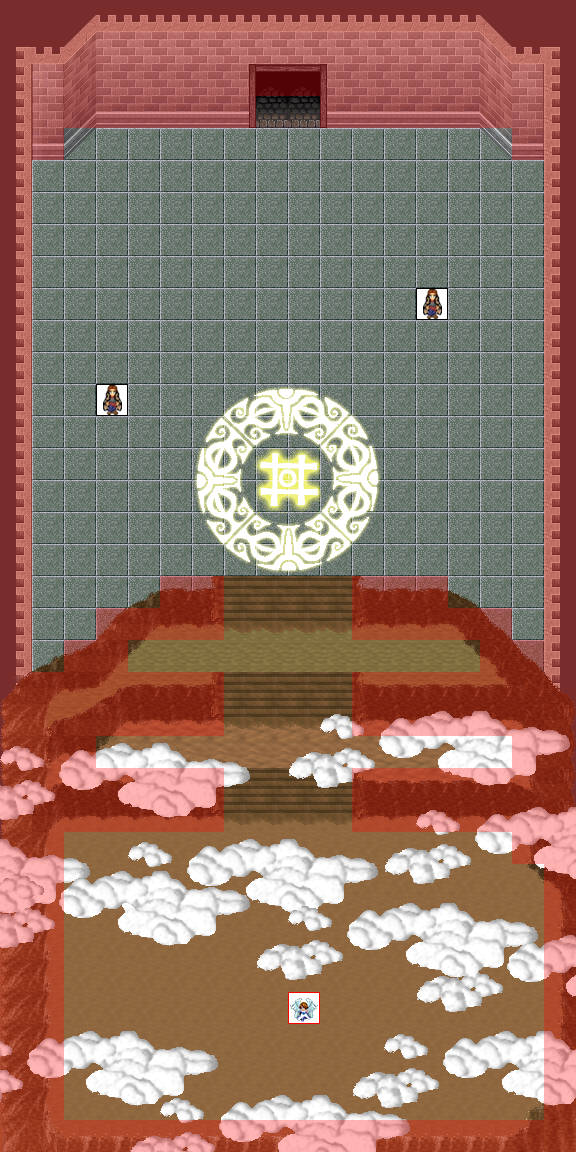

The image is a tile-based game level rendered from a .tmx file. Its description and source (layers, tilesets, objects; grid data summarised) follow:
An orthogonal 18x36 tile map with 32x32 px tiles, 7 tile layers (0_floor, 1_terrain, 2_object, 3_roof, ...), 1 hidden layer not drawn, 13 tilesets.

<map version="1.2" tiledversion="1.2.0" orientation="orthogonal" renderorder="right-down" width="18" height="36" tilewidth="32" tileheight="32" infinite="0" nextlayerid="65" nextobjectid="1">
 <tileset firstgid="1" name="kafelki_blyszczace" tilewidth="32" tileheight="32" tilecount="36" columns="6">
  <image source="../../tileset/pol/domki/podloga/kafelki_blyszczace.png" width="192" height="192" />
 </tileset>
 <tileset firstgid="37" name="kafelek" tilewidth="32" tileheight="32" tilecount="1" columns="1">
  <image source="../../tileset/pol/domki/podloga/kafelek.png" width="32" height="32" />
 </tileset>
 <tileset firstgid="38" name="kosciol_sciany" tilewidth="32" tileheight="32" tilecount="30" columns="5">
  <image source="../../tileset/pol/domki/kosciol_sciany.png" width="160" height="192" />
 </tileset>
 <tileset firstgid="68" name="kosciol_nawy" tilewidth="32" tileheight="32" tilecount="14" columns="2">
  <image source="../../tileset/pol/domki/kosciol_nawy.png" width="64" height="224" />
 </tileset>
 <tileset firstgid="82" name="collision" tilewidth="32" tileheight="32" tilecount="1" columns="1">
  <image source="../../tileset/logic/collision.png" width="32" height="32" />
 </tileset>
 <tileset firstgid="83" name="protection" tilewidth="32" tileheight="32" tilecount="2" columns="2">
  <image source="../../tileset/logic/protection.png" width="64" height="32" />
 </tileset>
 <tileset firstgid="85" name="white_clouds" tilewidth="32" tileheight="32" tilecount="112" columns="16">
  <image source="../../tileset/sky/cloud/white_clouds.png" width="512" height="224" />
 </tileset>
 <tileset firstgid="197" name="stone_doorway" tilewidth="32" tileheight="32" tilecount="6" columns="3">
  <image source="../../tileset/building/door/stone_doorway.png" width="96" height="64" />
 </tileset>
 <tileset firstgid="203" name="schodki" tilewidth="32" tileheight="32" tilecount="36" columns="6">
  <image source="../../tileset/pol/podloze/earth_stairs.png" width="192" height="192" />
 </tileset>
 <tileset firstgid="239" name="earth_pale" tilewidth="32" tileheight="32" tilecount="96" columns="12">
  <image source="../../tileset/ground/ridge/earth_pale.png" width="384" height="256" />
 </tileset>
 <tileset firstgid="335" name="ground" tilewidth="32" tileheight="32" tilecount="33" columns="3">
  <image source="../../tileset/ground/ground.png" width="96" height="352" />
 </tileset>
 <tileset firstgid="368" name="giant_human" tilewidth="32" tileheight="32" tilecount="10" columns="10">
  <image source="../../tileset/logic/creature/giant_human.png" width="320" height="32" />
 </tileset>
 <tileset firstgid="378" name="pol_serafiny" tilewidth="32" tileheight="32" tilecount="4" columns="4">
  <image source="../../tileset/logic/creature/pol_serafiny.png" width="128" height="32" />
 </tileset>
 <layer id="57" name="0_floor" width="18" height="36">
  <data>[648 cells, 602 non-empty, 40 distinct tile ids]</data>
 </layer>
 <layer id="58" name="1_terrain" width="18" height="36">
  <data>[648 cells, 238 non-empty, 48 distinct tile ids]</data>
 </layer>
 <layer id="59" name="2_object" width="18" height="36">
  <data>[648 cells, 70 non-empty, 24 distinct tile ids]</data>
 </layer>
 <layer id="60" name="3_roof" width="18" height="36">
  <data>[648 cells, 162 non-empty, 27 distinct tile ids]</data>
 </layer>
 <layer id="61" name="4_roof_add" width="18" height="36">
  <data>[648 cells, 69 non-empty, 27 distinct tile ids]</data>
 </layer>
 <layer id="62" name="objects" width="18" height="36">
  <data>[648 cells, 3 non-empty, 2 distinct tile ids]</data>
 </layer>
 <layer id="63" name="collision" width="18" height="36" opacity="0.3">
  <data>[648 cells, 231 non-empty, 1 distinct tile ids]</data>
 </layer>
 <layer id="64" name="protection" width="18" height="36" visible="0" opacity="0.2">
  <data>[648 cells, 486 non-empty, 1 distinct tile ids]</data>
 </layer>
</map>
